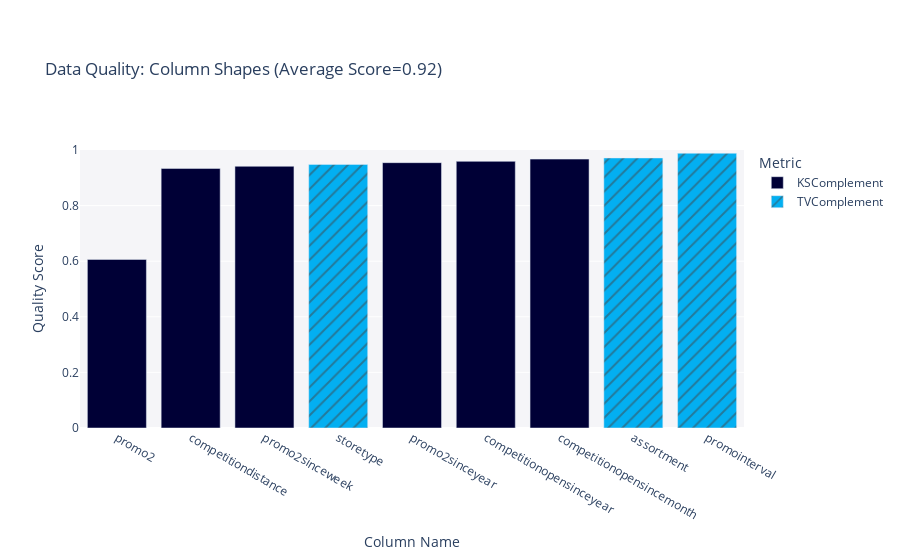

The notebook cell this image was saved under:
### Code cell
fig = report.get_visualization(
    property_name='Column Shapes',
    table_name='store')

fig.show()

### Figure 1 — Plotly figure (JSON) as saved in the notebook; plotly's stock layout.template omitted (floating-point values rounded to 4 significant figures)
{"data": [{"alignmentgroup": "True", "customdata": [["KSComplement"], ["KSComplement"], ["KSComplement"], ["KSComplement"], ["KSComplement"], ["KSComplement"]], "hovertemplate": "<b>%{hovertext}</b><br><br>Metric=%{customdata[0]}<br>Quality Score=%{y}<extra></extra>", "hovertext": ["competitiondistance", "competitionopensincemonth", "competitionopensinceyear", "promo2", "promo2sinceweek", "promo2sinceyear"], "legendgroup": "KSComplement", "marker": {"color": "#000036", "pattern": {"shape": ""}}, "name": "KSComplement", "offsetgroup": "KSComplement", "orientation": "v", "showlegend": true, "textposition": "auto", "type": "bar", "x": ["competitiondistance", "competitionopensincemonth", "competitionopensinceyear", "promo2", "promo2sinceweek", "promo2sinceyear"], "xaxis": "x", "y": [0.9337, 0.9672, 0.9591, 0.6063, 0.9414, 0.9545], "yaxis": "y"}, {"alignmentgroup": "True", "customdata": [["TVComplement"], ["TVComplement"], ["TVComplement"]], "hovertemplate": "<b>%{hovertext}</b><br><br>Metric=%{customdata[0]}<br>Quality Score=%{y}<extra></extra>", "hovertext": ["storetype", "assortment", "promointerval"], "legendgroup": "TVComplement", "marker": {"color": "#03AFF1", "pattern": {"shape": "/"}}, "name": "TVComplement", "offsetgroup": "TVComplement", "orientation": "v", "showlegend": true, "textposition": "auto", "type": "bar", "x": ["storetype", "assortment", "promointerval"], "xaxis": "x", "y": [0.9482, 0.9714, 0.9883], "yaxis": "y"}], "layout": {"barmode": "relative", "legend": {"title": {"text": "Metric"}, "tracegroupgap": 0}, "margin": {"t": 150}, "plot_bgcolor": "#F5F5F8", "title": {"text": "Data Quality: Column Shapes (Average Score=0.92)"}, "xaxis": {"anchor": "y", "categoryorder": "total ascending", "domain": [0, 1], "title": {"text": "Column Name"}}, "yaxis": {"anchor": "x", "domain": [0, 1], "range": [0, 1], "title": {"text": "Quality Score"}}}}
